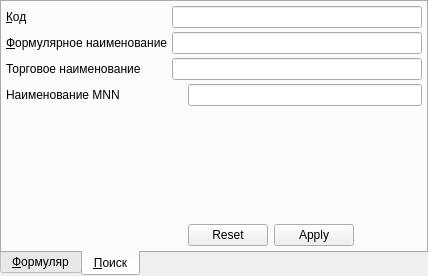
<?xml version="1.0" encoding="UTF-8"?>
<ui version="4.0">
 <class>FormularyComboBoxPopup</class>
 <widget class="QWidget" name="FormularyComboBoxPopup">
  <property name="geometry">
   <rect>
    <x>0</x>
    <y>0</y>
    <width>428</width>
    <height>276</height>
   </rect>
  </property>
  <property name="windowTitle">
   <string>Form</string>
  </property>
  <layout class="QGridLayout">
   <property name="margin">
    <number>0</number>
   </property>
   <property name="spacing">
    <number>0</number>
   </property>
   <item row="0" column="0">
    <widget class="QTabWidget" name="tabWidget">
     <property name="tabPosition">
      <enum>QTabWidget::South</enum>
     </property>
     <property name="tabShape">
      <enum>QTabWidget::Rounded</enum>
     </property>
     <property name="currentIndex">
      <number>1</number>
     </property>
     <widget class="QWidget" name="tabFormulary">
      <attribute name="title">
       <string>&amp;Формуляр</string>
      </attribute>
      <layout class="QVBoxLayout">
       <property name="spacing">
        <number>4</number>
       </property>
       <property name="margin">
        <number>4</number>
       </property>
       <item>
        <widget class="CTableView" name="tblFormulary"/>
       </item>
      </layout>
     </widget>
     <widget class="QWidget" name="tabSearch">
      <attribute name="title">
       <string>&amp;Поиск</string>
      </attribute>
      <layout class="QGridLayout" name="gridLayout">
       <property name="margin">
        <number>4</number>
       </property>
       <property name="spacing">
        <number>4</number>
       </property>
       <item row="2" column="0">
        <widget class="QLabel" name="lblTradeName">
         <property name="text">
          <string>Торговое наименование</string>
         </property>
        </widget>
       </item>
       <item row="4" column="0">
        <spacer name="verticalSpacer">
         <property name="orientation">
          <enum>Qt::Vertical</enum>
         </property>
         <property name="sizeHint" stdset="0">
          <size>
           <width>20</width>
           <height>40</height>
          </size>
         </property>
        </spacer>
       </item>
       <item row="5" column="2">
        <widget class="QDialogButtonBox" name="buttonBox">
         <property name="sizePolicy">
          <sizepolicy hsizetype="Maximum" vsizetype="Fixed">
           <horstretch>0</horstretch>
           <verstretch>0</verstretch>
          </sizepolicy>
         </property>
         <property name="standardButtons">
          <set>QDialogButtonBox::Apply|QDialogButtonBox::Reset</set>
         </property>
        </widget>
       </item>
       <item row="0" column="1" colspan="2">
        <widget class="QLineEdit" name="edtCode"/>
       </item>
       <item row="1" column="0">
        <widget class="QLabel" name="lblName">
         <property name="text">
          <string>&amp;Формулярное наименование</string>
         </property>
         <property name="buddy">
          <cstring>edtName</cstring>
         </property>
        </widget>
       </item>
       <item row="0" column="0">
        <widget class="QLabel" name="lblCode">
         <property name="text">
          <string>&amp;Код</string>
         </property>
         <property name="buddy">
          <cstring>edtCode</cstring>
         </property>
        </widget>
       </item>
       <item row="5" column="0" colspan="2">
        <spacer name="horizontalSpacer">
         <property name="orientation">
          <enum>Qt::Horizontal</enum>
         </property>
         <property name="sizeHint" stdset="0">
          <size>
           <width>178</width>
           <height>20</height>
          </size>
         </property>
        </spacer>
       </item>
       <item row="2" column="1" colspan="2">
        <widget class="QLineEdit" name="edtTradeName"/>
       </item>
       <item row="1" column="1" colspan="2">
        <widget class="QLineEdit" name="edtName"/>
       </item>
       <item row="3" column="2">
        <widget class="QLineEdit" name="edtMnn"/>
       </item>
       <item row="3" column="0">
        <widget class="QLabel" name="lblMnn">
         <property name="text">
          <string>Наименование MNN</string>
         </property>
        </widget>
       </item>
      </layout>
     </widget>
    </widget>
   </item>
  </layout>
 </widget>
 <customwidgets>
  <customwidget>
   <class>CTableView</class>
   <extends>QTableView</extends>
   <header>library/TableView.h</header>
  </customwidget>
 </customwidgets>
 <tabstops>
  <tabstop>tabWidget</tabstop>
  <tabstop>tblFormulary</tabstop>
  <tabstop>edtCode</tabstop>
  <tabstop>edtName</tabstop>
  <tabstop>edtTradeName</tabstop>
  <tabstop>buttonBox</tabstop>
 </tabstops>
 <resources/>
 <connections/>
</ui>
